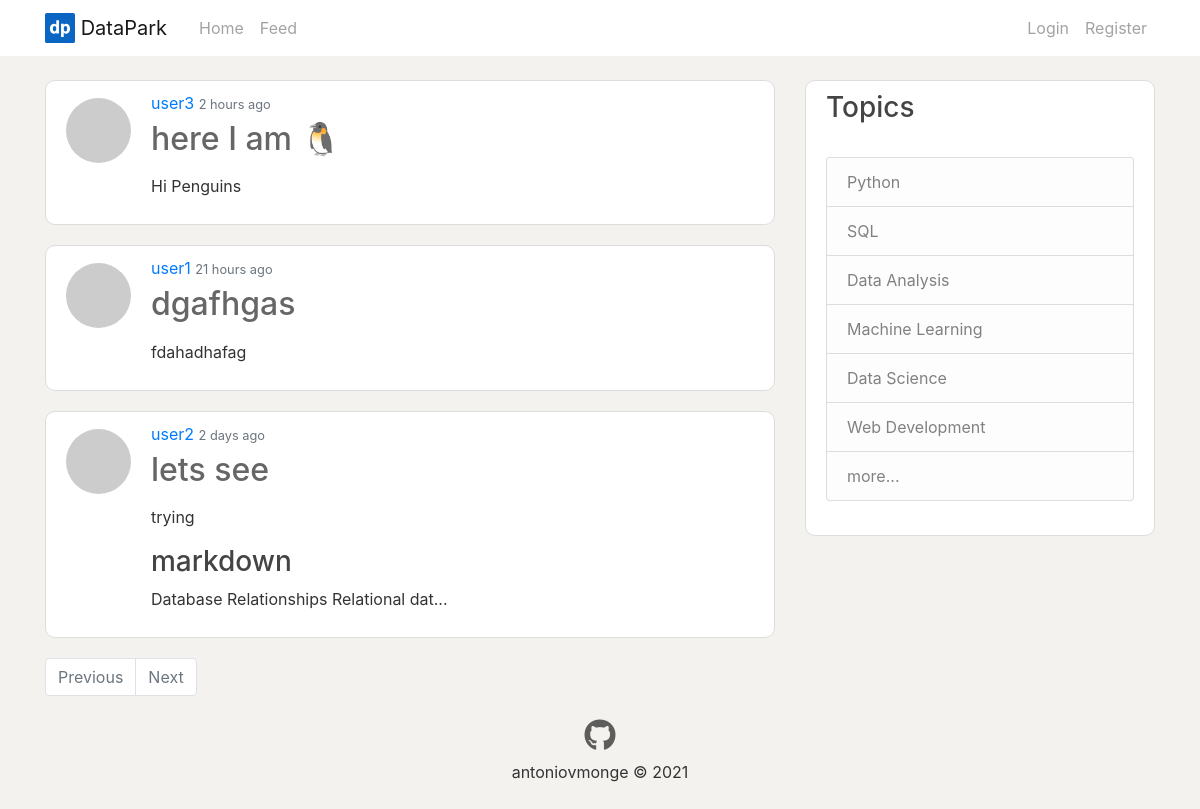
The page /home on the database its author committed.
### app/models.py (models this page shows, shortened)
class Post(db.Model):
    id = db.Column(db.Integer, primary_key=True)
    title = db.Column(db.String(100))
    body = db.Column(db.Text)
    body_html = db.Column(db.Text)
    timestamp = db.Column(db.DateTime, index=True, default=datetime.utcnow)
    user_id = db.Column(db.Integer, db.ForeignKey('user.id'))

class User(UserMixin, db.Model):
    id = db.Column(db.Integer, primary_key=True)
    username = db.Column(db.String(64), index=True, unique=True)
    email = db.Column(db.String(120), index=True, unique=True)
    password_hash = db.Column(db.String(128))
    about_me = db.Column(db.String(140))
    last_seen = db.Column(db.DateTime, default=datetime.utcnow)
    posts = db.relationship('Post', backref='author', lazy='dynamic')
    followed = db.relationship(
        'User',
        secondary=followers,
        primaryjoin=(followers.c.follower_id == id),
        secondaryjoin=(followers.c.followed_id == id),
        backref=db.backref('followers', lazy='dynamic'),
        lazy='dynamic')
    messages_sent = db.relationship('Message',
                                    foreign_keys='Message.sender_id',
                                    backref='author', lazy='dynamic')
    messages_received = db.relationship('Message',
                                        foreign_keys='Message.recipient_id',
                                        backref='recipient', lazy='dynamic')
    last_message_read_time = db.Column(db.DateTime)
    notifications = db.relationship('Notification', backref='user',
                                    lazy='dynamic')
    def avatar(self, size):
        digest = md5(self.email.lower().encode('utf-8')).hexdigest()
        return f"https://www.gravatar.com/avatar/{digest}?d=identicon&s={size}"

### app/main/routes.py (the view)
@bp.route('/', methods=['GET', 'POST'])
@bp.route('/home', methods=['GET', 'POST'])
def home():
    page = request.args.get('page', 1, type=int)
    posts = Post.query.order_by(Post.timestamp.desc()).paginate(
        page, current_app.config['POSTS_PER_PAGE'], False)
    next_url = url_for('main.home', page=posts.next_num) \
        if posts.has_next else None
    prev_url = url_for('main.home', page=posts.prev_num) \
        if posts.has_prev else None
    return render_template('home.html', posts=posts, title='Home Page',
                            next_url=next_url, prev_url=prev_url)

### app/templates/home.html (shortened to what this page needs)
{% extends "layout.html" %}
{% block content %}
    <div>
        {% if posts %}
            {% for post in posts.items %}
                {% include 'posts/_post_preview.html' %}
            {% endfor %}
        {% else %}
        <div class="content-section">
            <p>Start following users and / or create your posts to populate your timeline 😇</p>
            <a class="text-mutted" href="{{ url_for('main.home') }}">All Posts</a>
        </div>
        {% endif %}
    </div>
    <nav aria-label="...">
        <ul class="pagination">
            <li class="page-item {% if not prev_url %} disabled {% endif %}">
                <a class="page-link" href="{{ prev_url or '#' }}" tabindex="-1">Previous</a>
            </li>
            <li class="page-item  {% if not next_url %} disabled {% endif %}">
                <a class="page-link" href="{{ next_url or '#' }}" tabindex="+1">Next</a>
            </li>
        </ul>
    </nav>
{% endblock content %}

### app/templates/posts/_post_preview.html
<article class="media content-section">
    <img class="rounded-circle article-img"  src="{{ post.author.avatar(64) }}">
    <div class="media-body">
        <div class="article-metadata">
            <a class="mr-2h" href="{{ url_for('users.user', username=post.author.username) }}">{{ post.author.username }}</a>
            <small class="text-muted">{{ moment(post.timestamp).fromNow() }}</small>
        </div>
        <h2><a class="article-title" href="{{ url_for('posts.post', post_id=post.id) }}">{{ post.title }}</a></h2>
        <p class='article-content'>{{ post.body_html | safe | truncate(75, true) }}</p>
    </div>
</article>

### app/static/main.css (style rules this page uses)
body { background: #F3F2EF; color: #333333; margin-top: 5rem; }
h1, h2, h3, h4, h5, h6 { color: #444444; }
.content-section { background: #ffffff; padding: 10px 20px; border: 1px solid #dddddd; border-radius: 10px; margin-bottom: 20px; }
.article-title { color: #444444d0; }
.article-img { height: 65px; width: 65px; margin-right: 20px; margin-top: 7px; }
.article-metadata { padding-bottom: 1px; margin-bottom: 4px; }

### rows shown on the page
Post: author.username "user3", timestamp "2 hours ago", title "here I am 🐧", body_html "Hi Penguins"
Post: author.username "user1", timestamp "21 hours ago", title "dgafhgas", body_html "fdahadhafag"
Post: author.username "user2", timestamp "2 days ago", title "lets see", body_html "trying markdown Database Relationships Relational dat..."
